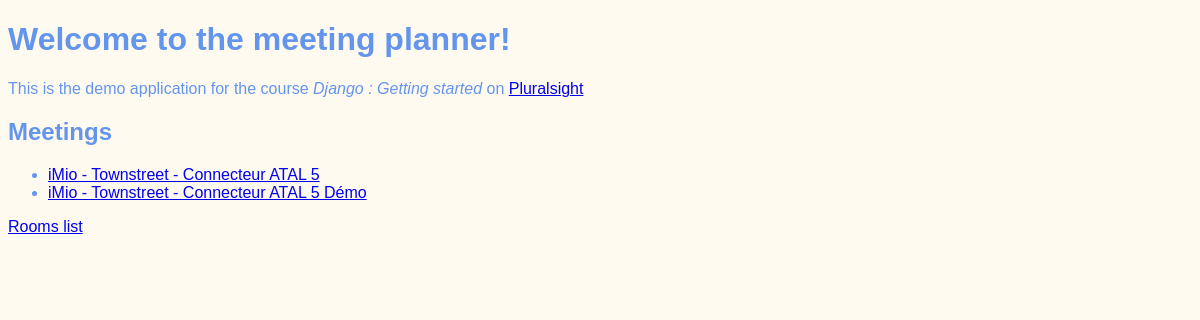
Before: / with the older database file.
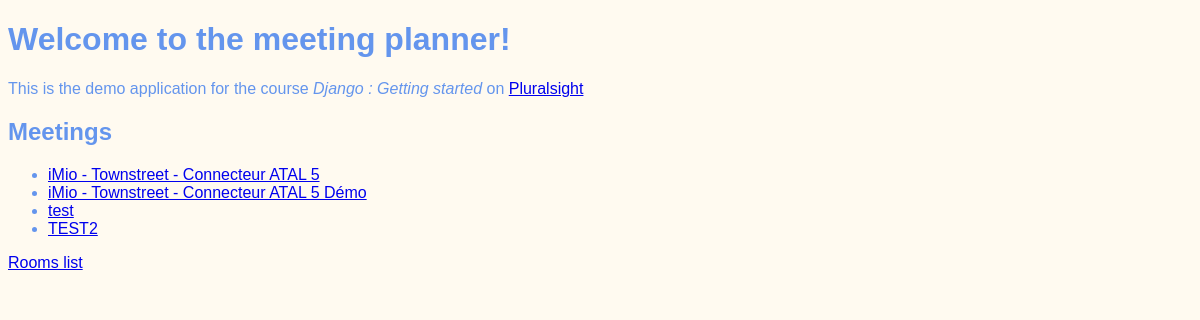
After: the same page with the newer database file.
### meetings/models.py (models this page shows, shortened)
class Meetings(models.Model):
    title = models.CharField(max_length=200)
    date = models.DateField()
    start_time = models.TimeField(default=time(9))
    duration = models.IntegerField(default=1)
    room = models.ForeignKey(Room, on_delete=models.CASCADE)

### website/views.py (the view)
# urls.py: path('', welcome, name="home"),
def welcome(request):
    return render(request, "website/welcome.html",
                  {"meetings": Meetings.objects.all(), })

### website/templates/website/welcome.html (shortened to what this page needs)
{% extends "base.html" %}
{% block content %}
<h1>Welcome to the meeting planner!</h1>
<p>
    This is the demo application for the course
    <em>Django : Getting started</em>
    on <a href="https://www.pluralsight.com">Pluralsight</a>
</p>
<h2>Meetings</h2>
<ul>
    {% for meeting in meetings %}
    <li>
        <a href="{% url 'detail' meeting.id %}">
            {{ meeting.title }}
        </a>
    </li>
    {% endfor %}
</ul>
<a href="{% url 'rooms' %}">Rooms list</a>
{% endblock %}

Changed rows visible on the page:
added Meetings: title "test"
added Meetings: title "TEST2"
